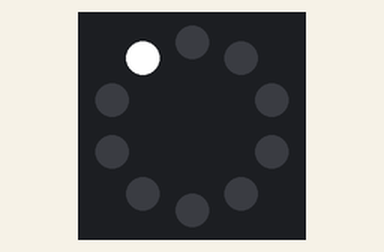
Simulated run of this program. Board: Circuit Playground running CircuitPython. Parts: the board's ring of 10 RGB LEDs (number 0 left of the top, counting anticlockwise).

Above: at 0.1 s.
At 5.1 s:
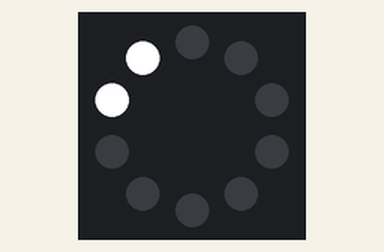
At 10.1 s:
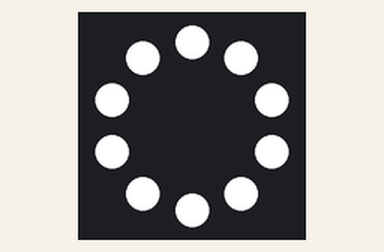
At 15.1 s:
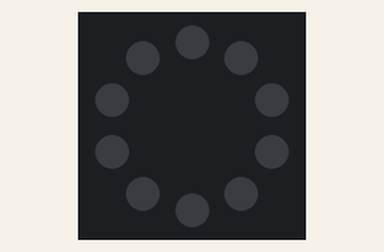

The program:

Bluefruit_NeoPixel_Current_Test.py
```python
# Bluefruit_NeoPixel_Current_Test.py
# Script loaded onto CPBs for the Art of Making Current Measuring Workshop
# v1.0 11-10-2022
# Jospeh Samosky

import time
import board
import neopixel

pixels = neopixel.NeoPixel(board.NEOPIXEL, 10, brightness=1, auto_write=False)

while True:
    pixels[0]=(255,255,255) # Illuminate 1 NeoPixel white for 5 seconds
    pixels.show()
    time.sleep(5)

    pixels[0]=pixels[1]=(255,255,255) # Illuminate 2 NeoPixels white for 5 seconds
    pixels.show()
    time.sleep(5)

    pixels.fill((255,255,255)) # Illuminate all 10 onboard NeoPixels white for 5 seconds
    pixels.show()
    time.sleep(5)

    pixels.fill(0) # Turn off all NeoPixels for 5 seconds
    pixels.show()
    time.sleep(5)
```

Measured:
- by itself, everything shown: repeats every 20.0 s, in 4 steps
- what the display in image 1 shows lasts 5.0 s, from 5.0 s to 10.0 s
